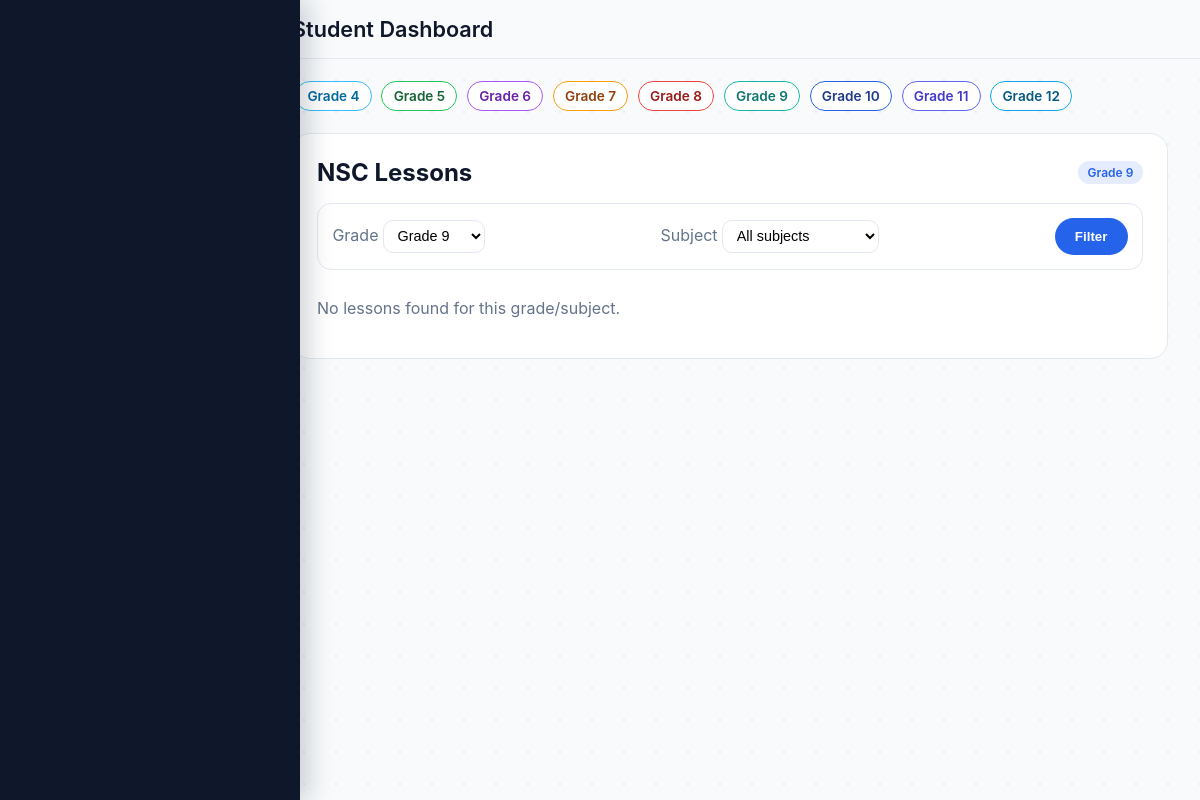
Page /lessons/catalog/?grade=9 (signed in) on the earlier database version.
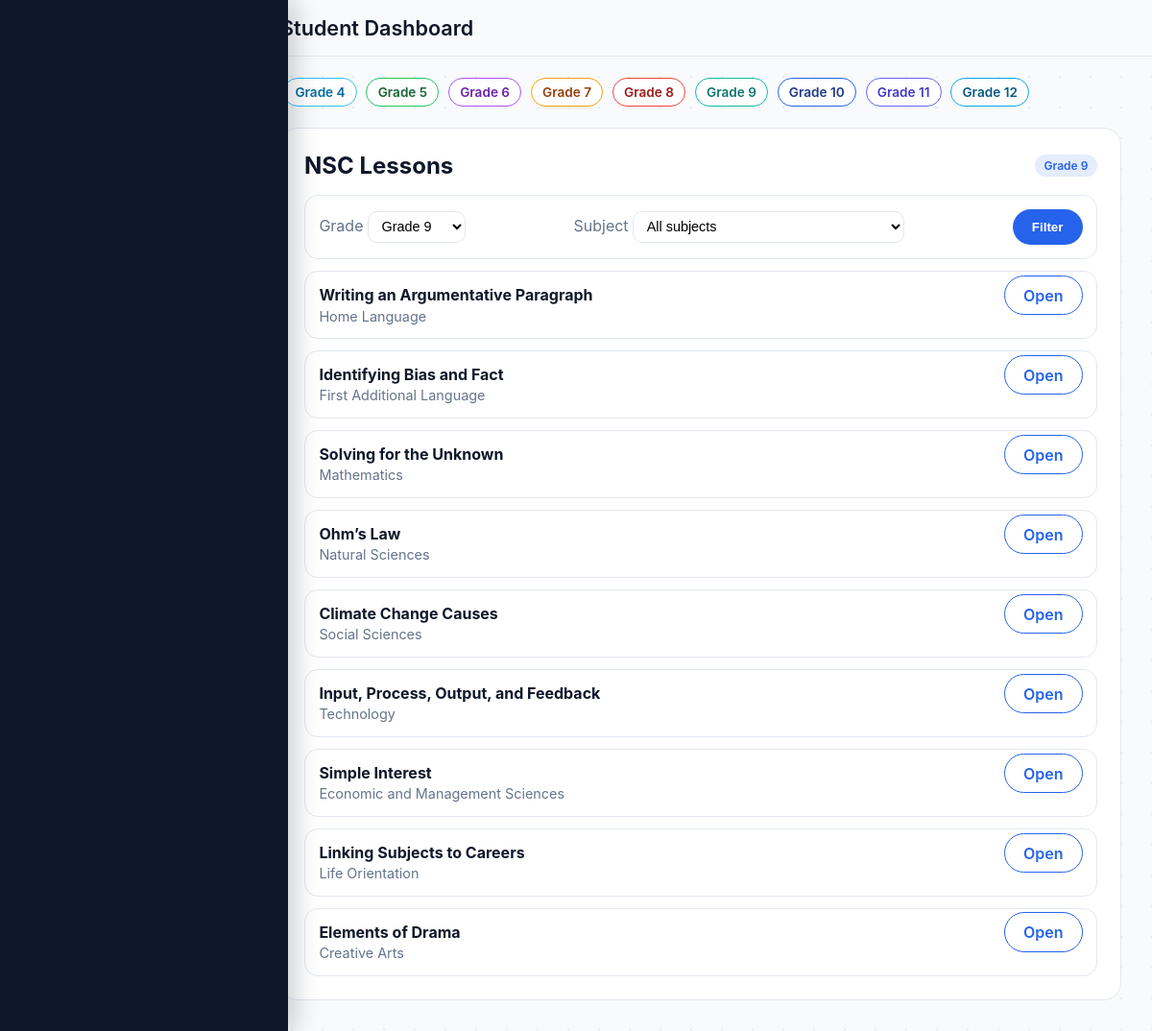
Same page on the later database version.
### core/models.py (models this page shows, shortened)
class Grade(models.Model):
    PHASE_INTERMEDIATE = "intermediate"
    PHASE_SENIOR = "senior"
    PHASE_FET = "fet"
    PHASE_CHOICES = [
        (PHASE_INTERMEDIATE, "Intermediate"),
        (PHASE_SENIOR, "Senior"),
        (PHASE_FET, "FET"),
    ]
    number = models.PositiveSmallIntegerField(unique=True)
    label = models.CharField(max_length=20, default="")
    phase = models.CharField(max_length=20, choices=PHASE_CHOICES, default=PHASE_INTERMEDIATE)
    class Meta:
        ordering = ("number",)
    def __str__(self):
        return self.label or f"Grade {self.number}"

class Lesson(models.Model):
    caps_version = models.ForeignKey(
        CAPSVersion,
        on_delete=models.SET_NULL,
        null=True,
        blank=True,
        related_name="lessons",
    )
    title = models.CharField(max_length=200)
    slug = models.SlugField(max_length=220, unique=True, blank=True, null=True)
    term = models.PositiveSmallIntegerField(choices=[(1, "Term 1"), (2, "Term 2"), (3, "Term 3"), (4, "Term 4")], default=1)
    topic = models.CharField(max_length=200, blank=True, default="")
    content = models.TextField()
    key_concepts = models.TextField(blank=True, default="")
    examples = models.TextField(blank=True, default="")
    summary = models.TextField(blank=True, default="")
    grade = models.CharField(max_length=20, blank=True, default="")
    subject = models.CharField(max_length=50, blank=True, default="")
    grade_ref = models.ForeignKey(Grade, on_delete=models.SET_NULL, null=True, blank=True, related_name="lessons")
    subject_ref = models.ForeignKey(Subject, on_delete=models.SET_NULL, null=True, blank=True, related_name="lessons")
    topic_ref = models.ForeignKey(Topic, on_delete=models.SET_NULL, null=True, blank=True, related_name="lessons")
    subtopic_ref = models.ForeignKey("Subtopic", on_delete=models.SET_NULL, null=True, blank=True, related_name="lessons")
    notes_text = models.TextField(blank=True, default="")
    notes_file = models.FileField(upload_to="lesson_notes/", blank=True, null=True)
    video_url = models.URLField(blank=True, default="")
    formula_sheet = models.FileField(upload_to="formula_sheets/", blank=True, null=True)
    cover_image = models.FileField(upload_to="lesson_images/", blank=True, null=True)
    created_at = models.DateTimeField(auto_now_add=True)
    updated_at = models.DateTimeField(auto_now=True)
    is_published = models.BooleanField(default=False)
    @property
    def description(self):
        return self.content
    @classmethod
    def published_for_active_caps(cls):
        return cls.objects.filter(is_published=True, caps_version__is_active=True)

class Subject(models.Model):
    name = models.CharField(max_length=100)
    slug = models.SlugField(max_length=120, unique=True)
    grades = models.ManyToManyField(Grade, related_name="subjects", blank=True)
    class Meta:
        ordering = ("name",)

### core/views.py (the view)
# urls.py: path("lessons/catalog/", views.lesson_catalog, name="lesson_catalog"),
@login_required
def lesson_catalog(request):
    grade_number = request.GET.get("grade")
    subject_slug = request.GET.get("subject")
    grade = Grade.objects.filter(number=grade_number).first() if grade_number else Grade.objects.first()
    subjects = Subject.objects.all()
    lessons = Lesson.published_for_active_caps().select_related("grade_ref", "subject_ref", "topic_ref", "subtopic_ref")
    if grade:
        lessons = lessons.filter(models.Q(grade_ref=grade) | models.Q(grade=str(grade.number)))
    if subject_slug:
        lessons = lessons.filter(models.Q(subject_ref__slug=subject_slug) | models.Q(subject__iexact=subject_slug.replace("-", " ")))
    paginator = Paginator(lessons, 12)
    page_obj = paginator.get_page(request.GET.get("page"))
    progress_map = {
        progress.lesson_id: progress
        for progress in StudentProgress.objects.filter(student=request.user, lesson__in=page_obj)
    }
    bookmarks = {
        bookmark.lesson_id
        for bookmark in LessonBookmark.objects.filter(student=request.user, lesson__in=page_obj)
    }
    lesson_cards = [
        {
            "lesson": lesson,
            "progress": progress_map.get(lesson.id),
            "bookmarked": lesson.id in bookmarks,
        }
        for lesson in page_obj
    ]
    return render(request, "core/lessons/lesson_catalog.html", {
        "grade": grade,
        "subjects": subjects,
        "lesson_cards": lesson_cards,
        "page_obj": page_obj,
    })

### core/context_processors.py (called while the page is built)
def grade_nav_context(request):
    grades = list(Grade.objects.order_by("number"))
    return {
        "nav_grades": grades,
    }

### core/templates/core/lessons/lesson_catalog.html (shortened to what this page needs)
{% extends "core/base_student.html" %}
{% block dashboard_content %}
<section class="panel">
  <div class="panel__header">
    <h2>NSC Lessons</h2>
    {% if grade %}
      <span class="chip">{{ grade }}</span>
    {% endif %}
  </div>
  <div class="panel__body">
    <form method="get" class="panel-item" style="align-items:center;">
      <div>
        <label class="muted">Grade</label>
        <select name="grade" class="form-select">
          {% for item in nav_grades %}
            <option value="{{ item.number }}" {% if grade and item.number == grade.number %}selected{% endif %}>Grade {{ item.number }}</option>
          {% endfor %}
        </select>
      </div>
      <div>
        <label class="muted">Subject</label>
        <select name="subject" class="form-select">
          <option value="">All subjects</option>
        </select>
      </div>
      <button class="btn btn-primary" type="submit">Filter</button>
    </form>
    {% for card in lesson_cards %}
      {% with lesson=card.lesson progress=card.progress %}
      <div class="panel-item">
        <div>
          <h3>{{ lesson.title }}</h3>
          <p>{{ lesson.subject_ref.name|default:lesson.subject }}</p>
        </div>
        <div>
          <a class="btn btn-outline" href="{% url 'lesson_detail_slug' lesson.slug %}">Open</a>
        </div>
      </div>
      {% endwith %}
    {% empty %}
      <p class="panel-empty">No lessons found for this grade/subject.</p>
    {% endfor %}
  </div>
</section>
{% endblock %}

### core/templates/core/components/grade_nav.html
<nav class="grade-nav" aria-label="Grades">
  <div class="grade-nav__track">
    {% for grade in nav_grades %}
      <a class="grade-nav__item grade-{{ grade.number }}" href="{% url 'lesson_catalog' %}?grade={{ grade.number }}">
        Grade {{ grade.number }}
      </a>
    {% endfor %}
  </div>
</nav>

Differences in the rows shown:
added Lesson: lesson "Writing an Argumentative Paragraph", lesson.subject_ref.name "Home Language"
added Lesson: lesson "Identifying Bias and Fact", lesson.subject_ref.name "First Additional Language"
added Lesson: lesson "Solving for the Unknown", lesson.subject_ref.name "Mathematics"
added Lesson: lesson "Ohm’s Law", lesson.subject_ref.name "Natural Sciences"
added Lesson: lesson "Climate Change Causes", lesson.subject_ref.name "Social Sciences"
added Lesson: lesson "Input, Process, Output, and Feedback", lesson.subject_ref.name "Technology"
added Lesson: lesson "Simple Interest", lesson.subject_ref.name "Economic and Management Sciences"
added Lesson: lesson "Linking Subjects to Careers", lesson.subject_ref.name "Life Orientation"
added Lesson: lesson "Elements of Drama", lesson.subject_ref.name "Creative Arts"
Other differences:
text no longer shown: "No lessons found for this grade/subject."
